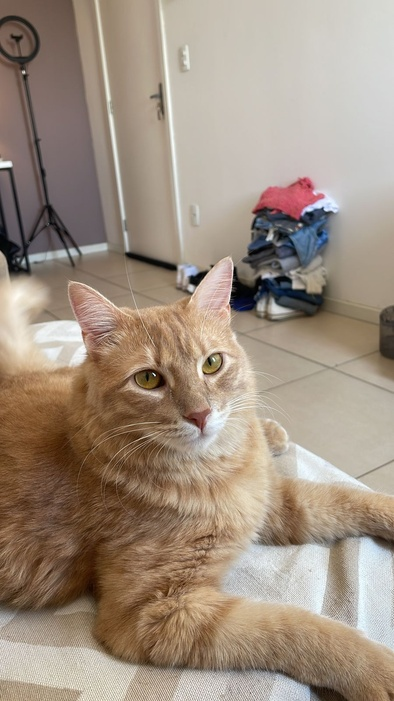
#> input picture imagens/gato.jpeg, 394 x 701 px, shrunk from 900 x 1600 before the run
$ jupyter execute 012.Basic_Image_Processing.ipynb   (shell and % lines are left out)
#> lines starting #> are read from the running program, lines starting #| are printed output that depends on the picture
---

# <center>Processamento Básico de Imagens</center>

---

## 1. CONFIGURAÇÕES DE AMBIENTE

### 1.1 Instalação de Pacotes

[cell 1]
# watermark: Exibe informações como versões de pacotes e hardware.
# !pip install -q -U watermark

# opencv-python: Usada em processamento de imagens e visão computacional.
# !pip install -q -U opencv-python

# opencv-contrib-python: Inclui funcionalidades extras e módulos experimentais para o OpenCV.
# !pip install -q -U opencv-contrib-python

### 1.2 Carga de Pacotes

[cell 2]
# Visão Computacional
import cv2

# Ambiente de desenvolvimento
import warnings

# Visualização
import matplotlib
from PIL import Image
import imageio.v2 as imageio
import matplotlib.pyplot as plt
from IPython.display import display

# Ignorando avisos desnecessários
warnings.filterwarnings("ignore")

### 1.3 Configurações da Máquina

## 2. CARREGANDO E VISUALIZANDO IMAGEM

### 2.1 Carregando Imagem

[cell 3]
img_original = imageio.imread("imagens/gato.jpeg")
#> img_original is the input picture: shape (701, 394, 3); mean R, G, B 159.9, 144.1, 128.8

### 2.2 Visualizando Imagem

[cell 4]
display(Image.open("imagens/gato.jpeg"))

## 3. FILTRO GAUSSIANBLUE

<p style="font-family: Arial, sans-serif; font-size: 15px; line-height: 1.5; color: #333; text-align: justify;">O Filtro GaussianBlur é uma técnica crucial no processamento de imagens, amplamente utilizada para suavizar imagens através da biblioteca OpenCV em Python. Esse filtro aplica um desfoque gaussiano, caracterizado pela sua capacidade de reduzir o ruído e detalhes menores das imagens, utilizando um kernel que segue uma distribuição gaussiana.</p>

### 3.1 Principais Razões para Usar o GaussianBlur

1. <p style="font-family: Arial, sans-serif; font-size: 15px; line-height: 1.5; color: #333; text-align: justify;"><strong>Suavização de Imagens</strong>: O filtro ajuda a suavizar a textura da imagem, tornando-a visualmente mais agradável e menos distraída por detalhes menores ou ruídos.</p>
2. <p style="font-family: Arial, sans-serif; font-size: 15px; line-height: 1.5; color: #333; text-align: justify;"><strong>Redução de Ruído</strong>: É eficaz na eliminação de ruídos, tornando a imagem mais limpa e facilitando a identificação de padrões ou objetos.</p>
3. <p style="font-family: Arial, sans-serif; font-size: 15px; line-height: 1.5; color: #333; text-align: justify;"><strong>Preparação para Análise de Imagem</strong>: Serve como uma etapa preliminar importante para simplificar a imagem, melhorando a eficácia de algoritmos subsequentes de detecção de bordas ou reconhecimento de padrões.</p>

4. <p style="font-family: Arial, sans-serif; font-size: 15px; line-height: 1.5; color: #333; text-align: justify;"><strong>Efeitos Visuais</strong>: Pode ser empregado para criar um efeito estético de suavidade, ideal para fotografias ou efeitos de "sonho" em imagens.</p>

### 3.2 Parâmetros Principais

- <p style="font-family: Arial, sans-serif; font-size: 15px; line-height: 1.5; color: #333; text-align: justify;"><strong>Tamanho do Kernel</strong>: Um kernel maior intensifica o desfoque, afetando a área sobre a qual o filtro é aplicado.</p>
- <p style="font-family: Arial, sans-serif; font-size: 15px; line-height: 1.5; color: #333; text-align: justify;"><strong>Desvio Padrão</strong>: Controla a dispersão do desfoque. Um valor maior significa que pixels mais distantes influenciam no resultado do desfoque.</p>

[cell 5]
# Aplicando o método de suavização GaussianBlur
img_gauss = cv2.GaussianBlur(img_original, (111, 111), 0)
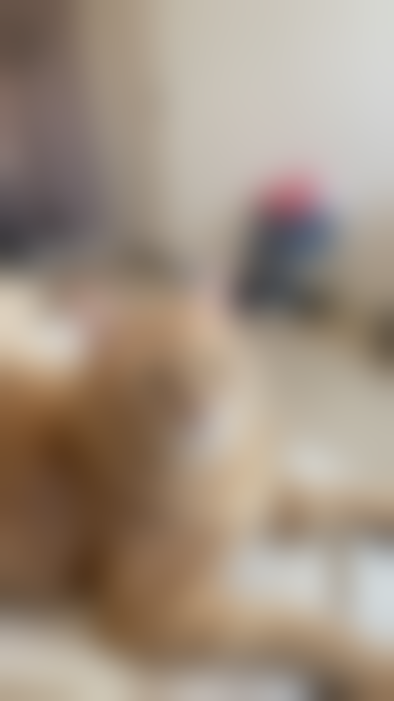
#> img_gauss: shape (701, 394, 3); mean R, G, B 160, 144.1, 128.8

[cell 6]
# Visualizando imagem pós filtro
def plot_results(img_original, method, title_method="Método de GaussBlur", src="GaussBlur"):
    """
    Função para plotar a imagem original e o resultado da aplicação do método de suavização GaussBlur.

    Parâmetros:
    - img_original: Imagem original em formato compatível com matplotlib (geralmente um array numpy).
    - bordas: Imagem resultante da aplicação do método de Canny.
    - title_original: Título a ser exibido sobre a imagem original.
    - title_canny: Título a ser exibido sobre a imagem resultante da aplicação do método de GaussBlur.
    """

    # Configura o tamanho e layout da figura
    fig, ax = plt.subplots(1, 2, figsize=(12, 5))

    # Ajusta espaço entre as imagens
    plt.subplots_adjust(wspace=0.2, hspace=0.2)

    # Plotagem da imagem original
    ax[0].imshow(img_original)
    ax[0].set_title("Imagem Original", fontsize=14)
    ax[0].axis("off")  # Remove os eixos

    # Plotagem da imagem com bordas detectadas
    ax[1].imshow(method)
    ax[1].set_title(title_method, fontsize=14)
    ax[1].axis("off")  # Remove os eixos

    # Melhora a distribuição dos plots
    plt.tight_layout()

    # Exibe a figura
    plt.savefig(f'imagens/{src}.jpeg', dpi=300, format='jpg', bbox_inches='tight')
    plt.show()
plot_results(img_original, img_gauss)
#> (the call stopped at in plot_results, `fig, ax = plt.subplots(1, 2, figsize=(12, 5))`: IPython is not available in this run)

## 4. ROTAÇÃO DE IMAGENS

<p style="font-family: Arial, sans-serif; font-size: 15px; line-height: 1.5; color: #333; text-align: justify;">A rotação de imagens é um procedimento fundamental no campo do processamento de imagens, permitindo a alteração da orientação de uma imagem. Essa técnica encontra aplicação em uma variedade de contextos, desde correções simples de orientação de fotografias até em sistemas avançados de visão computacional, onde é necessário normalizar a orientação de objetos visualizados sob diferentes ângulos.</p>

### 4.1 Implementação no OpenCV

<p style="font-family: Arial, sans-serif; font-size: 15px; line-height: 1.5; color: #333; text-align: justify;">No OpenCV, a implementação da rotação de uma imagem é realizada através de uma sequência de etapas que envolvem a criação de uma matriz de rotação e a aplicação dessa matriz à imagem original. Os passos a seguir descrevem esse processo:</p>

1. <p style="font-family: Arial, sans-serif; font-size: 15px; line-height: 1.5; color: #333; text-align: justify;"><strong>Definindo o Centro da Rotação</strong>: Primeiramente, identifica-se o centro da imagem, que atuará como o ponto de pivô para a rotação. Este é tipicamente calculado como sendo a metade das dimensões de largura e altura da imagem.</p>

2. <p style="font-family: Arial, sans-serif; font-size: 15px; line-height: 1.5; color: #333; text-align: justify;"><strong>Geração da Matriz de Rotação</strong>: Utiliza-se a função `cv2.getRotationMatrix2D` para gerar a matriz de rotação. Essa função requer o centro da rotação, o ângulo pelo qual a imagem será rotacionada (em graus) e o fator de escala, que permite alterar o tamanho da imagem durante o processo de rotação.</p>

3. <p style="font-family: Arial, sans-serif; font-size: 15px; line-height: 1.5; color: #333; text-align: justify;"><strong>Aplicação da Rotação</strong>: A imagem é rotacionada aplicando a matriz de rotação através da função `cv2.warpAffine`. Este passo ajusta os pixels da imagem original para suas novas posições, conforme especificado pela matriz de rotação, resultando na imagem rotacionada.</p>

### 4.2 Considerações Importantes

- <p style="font-family: Arial, sans-serif; font-size: 15px; line-height: 1.5; color: #333; text-align: justify;"><strong>Qualidade da Imagem</strong>: A rotação pode causar distorções, particularmente em ângulos que não são múltiplos de 90 graus. Para mitigar perdas de qualidade, algoritmos de interpolação são empregados, estimando os valores dos pixels nas novas localizações.</p>

- <p style="font-family: Arial, sans-serif; font-size: 15px; line-height: 1.5; color: #333; text-align: justify;"><strong>Dimensões da Imagem</strong>: A imagem resultante da rotação pode exceder as dimensões originais da imagem, dependendo do ângulo escolhido. É crucial gerenciar como essas situações são tratadas, adaptando o tamanho da imagem ou preenchendo áreas vazias conforme necessário.</p>

### 4.3 Rotacionando Imagem

[cell 7]
# Obtendo a matriz de rotação
altura, largura = img_original.shape[:2]
#> altura = 701; largura = 394
centro          = ((largura / 2), (altura / 2))
#> centro = (197, 350.5)
matriz_rotacao  = cv2.getRotationMatrix2D(centro, 45, 1)

# Aplicando a rotação na imagem original
img_rotacionada = cv2.warpAffine(img_original, matriz_rotacao, (largura, altura))
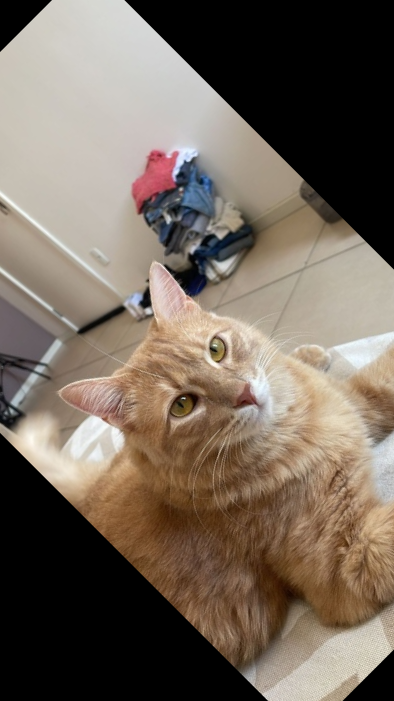
#> img_rotacionada: shape (701, 394, 3); mean R, G, B 117.1, 104.8, 92.9

### 4.4 Visualizando Imagem Rotacionada

[cell 8]
plot_results(img_original, img_rotacionada, title_method="Imagem Rotacionada 45°", src="rotacionada")
#> (the call stopped at in plot_results, `fig, ax = plt.subplots(1, 2, figsize=(12, 5))`: IPython is not available in this run)
